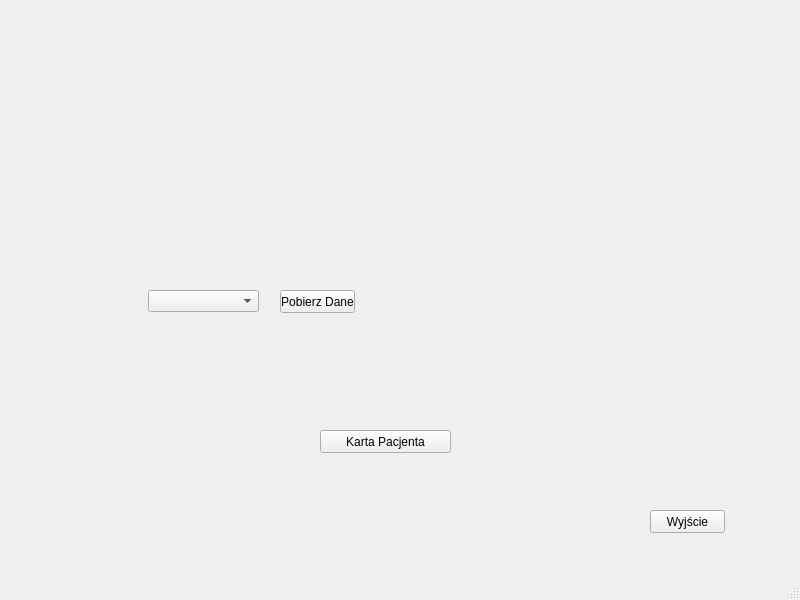
<?xml version="1.0" encoding="UTF-8"?>
<ui version="4.0">
 <class>MainWindow</class>
 <widget class="QMainWindow" name="MainWindow">
  <property name="geometry">
   <rect>
    <x>0</x>
    <y>0</y>
    <width>800</width>
    <height>600</height>
   </rect>
  </property>
  <property name="windowTitle">
   <string>MainWindow</string>
  </property>
  <widget class="QWidget" name="centralwidget">
   <widget class="QPushButton" name="btnExit">
    <property name="geometry">
     <rect>
      <x>650</x>
      <y>510</y>
      <width>75</width>
      <height>23</height>
     </rect>
    </property>
    <property name="text">
     <string>Wyjście</string>
    </property>
   </widget>
   <widget class="QPushButton" name="pushButton_2">
    <property name="geometry">
     <rect>
      <x>280</x>
      <y>290</y>
      <width>75</width>
      <height>23</height>
     </rect>
    </property>
    <property name="text">
     <string>Pobierz Dane</string>
    </property>
   </widget>
   <widget class="QComboBox" name="comboBox">
    <property name="geometry">
     <rect>
      <x>148</x>
      <y>290</y>
      <width>111</width>
      <height>22</height>
     </rect>
    </property>
   </widget>
   <widget class="QPushButton" name="pushButton_3">
    <property name="geometry">
     <rect>
      <x>320</x>
      <y>430</y>
      <width>131</width>
      <height>23</height>
     </rect>
    </property>
    <property name="text">
     <string>Karta Pacjenta</string>
    </property>
   </widget>
  </widget>
  <widget class="QMenuBar" name="menubar">
   <property name="geometry">
    <rect>
     <x>0</x>
     <y>0</y>
     <width>800</width>
     <height>21</height>
    </rect>
   </property>
  </widget>
  <widget class="QStatusBar" name="statusbar"/>
 </widget>
 <resources/>
 <connections/>
</ui>
